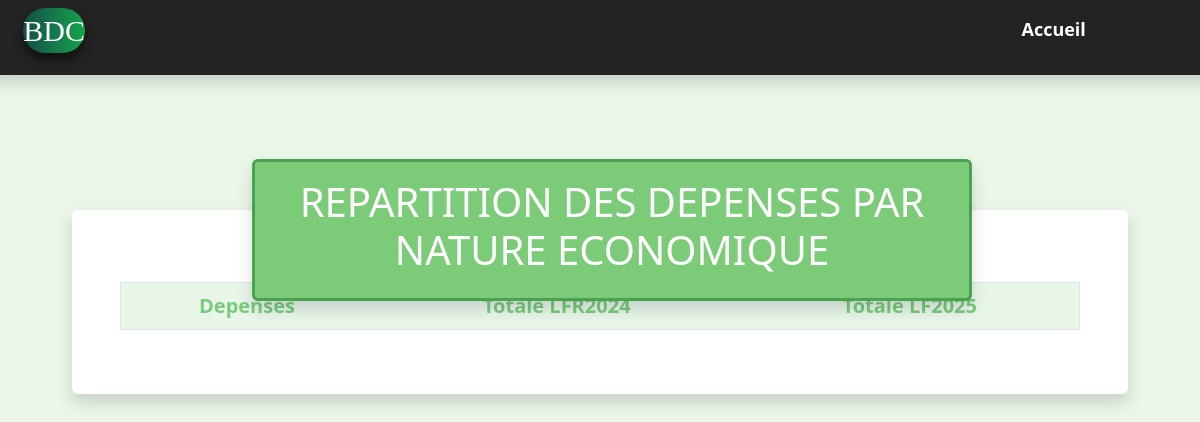
Before: /pages/depense_rubrique.php with the older database file.
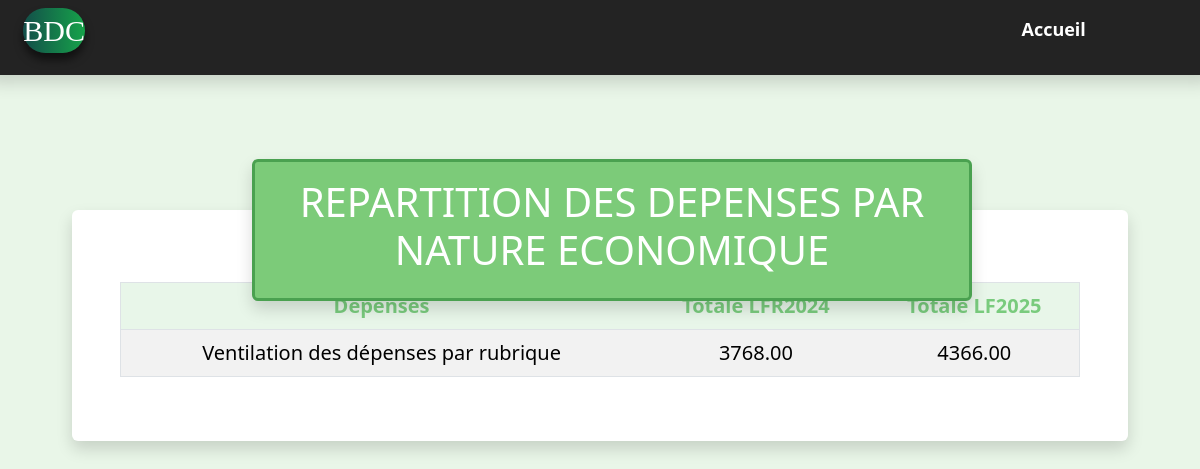
After: the same page with the newer database file.
### tables this page shows
create table depenses1(
    id_depenses1 INT PRIMARY KEY AUTO_INCREMENT,
    Titre VARCHAR(100),
    Totale_2024 DECIMAL(10,2),
    Totale_2025 DECIMAL(10,2)
);

### inc/connecxon.php (called while the page is built, shortened)
<?php
function dbconnect()
{
    static $connect = null;
    if ($connect === null) {
        $connect = mysqli_connect('localhost','root','','BDC');
        mysqli_set_charset($connect, 'utf8mb4');
    }
    return $connect;
}
?>

### inc/fonction.php (called while the page is built, shortened)
<?php
    include('connecxon.php');
    function table_depenses1()
    {
        $sql ="SELECT * FROM depenses1";
        $requet = mysqli_query(dbconnect(),$sql);
        $result = array();
        while($depenses = mysqli_fetch_assoc($requet))
        {
            $result[] = $depenses;
        }
        return $result;
    }
?>

### pages/depense_rubrique.php (the view, shortened to what this page needs)
<?php
    include('../inc/fonction.php');
    $depenses1 = table_depenses1();
    $taille = 0;
    while (isset($depenses1[$taille]))
    {
        $taille++;
    }
?>
<!DOCTYPE html>
<html lang="en">
<head>
    <link href="../assets/bootstrap/css/bootstrap.min.css" rel="stylesheet">
    <link rel="stylesheet" href="../assets/css/style.css">
</head>
<body>
    <?php include('header1.php') ?>
    <main class="m-4 p-4">
        <div class="p-4">
            <div class="titre_recette shadow rounded">
                <h1 class="text-center p-3 text-white">REPARTITION DES DEPENSES PAR NATURE ECONOMIQUE</h1>
            </div>
            <div class="container contait_table_recette p-5 rounded shadow mb-4" style="font-size:20px;">
                <table  class="table table-striped table-hover text-center rounded border mt-4">
                    <thead>
                        <tr class="fw-bold">
                            <td style="background-color: #e8f6e9ff; color: #79cb7dff">Depenses</td>
                            <td style="background-color: #e8f6e9ff; color: #79cb7dff">Totale LFR2024</td>
                            <td style="background-color: #e8f6e9ff; color: #79cb7dff">Totale LF2025</td>
                        </tr>
                    </thead>
                    <tbody>
                        <?php for($i = 0; $i < $taille; $i++) { ?>
                            <tr>
                                <td><a href=""><?php echo $depenses1[$i]['Titre']?></a></td>
                                <td><?php echo $depenses1[$i]['Totale_2024']?></td>
                                <td><?php echo $depenses1[$i]['Totale_2025']?></td>
                            </tr>
                        <?php } ?>
                    </tbody>
                </table>
            </div>
        </div>
    </main>
</body>
</html>

### pages/header1.php (shortened to what this page needs)
<!DOCTYPE html>
<html lang="en">
<head>
</head>
<body>
    <header class="mb-4">
        <nav class="header shadow row p-2">
            <div class="col-md-1">
                <div class="logo">BDC</div>
            </div>
            <div class="row col-md-11 text-center">
                <ul class="menu_horizontal">
                    <li class="li_hover p-2 fw-bold" style="margin-right:7%; font-size:18px;">
                        <a href="../index.php">Accueil</a>
                    </li>
                </ul>
            </div>
        </nav>
    </header>
</body>
</html>

### assets/css/style.css (style rules this page uses)
body { background-color: #e9f6e8; }
a { text-decoration: none; color: black; }
.header { background-color: #232323; }
.logo { background: linear-gradient(90deg, #134e4a, #16a34a); margin-left: 20%; box-shadow:0 7px 8px rgb(0 0 0 / 53%); font-size: 30px; text-align: center; font-family: 'Pacifico', cursive; border-radius: 40px; color: white; }
.menu_horizontal { list-style: none; display: flex; justify-content: end; gap: 20px; }
.li_hover a { color: white; }
li { list-style: none; }
.titre_recette { margin-top: 1%; position: absolute; width: 60%; margin-left: 15%; background-color: #7ccb79; border: 3px solid #4aa150; }
.contait_table_recette { margin-top: 6%; background-color: white; }

Changed rows visible on the page:
added depenses1: Titre "Ventilation des dépenses par rubrique", Totale_2024 "3768.00", Totale_2025 "4366.00"
